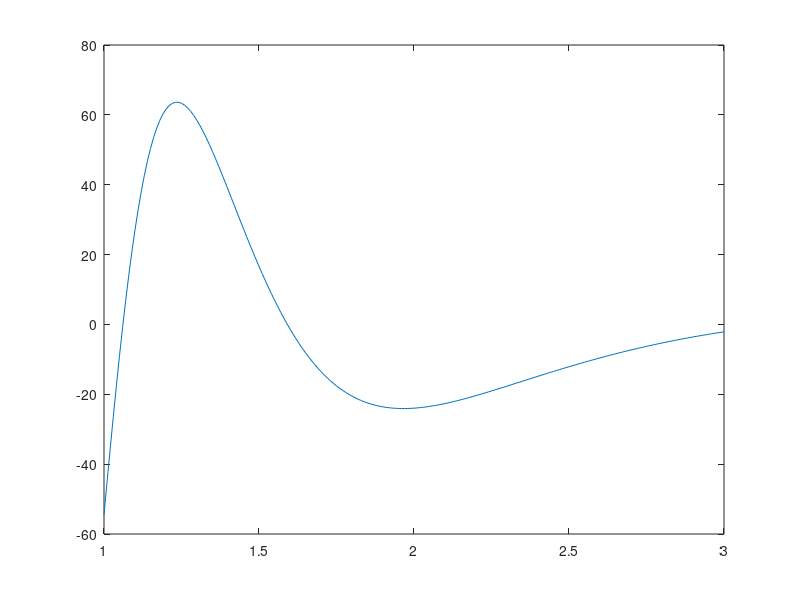

This figure's MATLAB source:
function pb3
  a=1;
  b=3;
  eps=10.^(-4);
  adaptive_simpsons(a,b,eps)
  n50=repeated_simpsons(50)
  n100=repeated_simpsons(100)
endfunction

function r=adaptive_simpsons(a,b,eps)
  h=(a+b)/2;
  r1=simpsons(a,b);
  r2=simpsons(a,h)+simpsons(h,b);
  if abs(r1-r2)<15*eps
    r=r2;
    return;
   else
    r=adaptive_simpsons(a,h,eps/2)+adaptive_simpsons(h,b,eps/2);
  endif
  f=@(x)(100./x.^2).*sin(10./x);
  x=[1:0.01:3];
  plot(x,f(x));
endfunction

function r=simpsons(a,b)
  f=@(x)(100./x.^2).*sin(10./x);
  h=(a+b)/2;
  r=((b-a)/6)*(f(a)+4*f(h)+f(b));
endfunction

function r=repeated_simpsons(n)
  a=1;
  b=3;
  f=@(x)(100./x.^2).*sin(10./x);
  h=(b-a)/n;
  x=[];
  for i= 0:n
    x=[x a+i*h];
  endfor
  x1=x(1:n);
  x2=x(2:n+1);
  x3=x(2:n);
  r=((b-a)/(6*n)).*(f(a)+f(b)+4*sum(f((x1+x2)/2))+2*sum(f(x3)));
endfunction